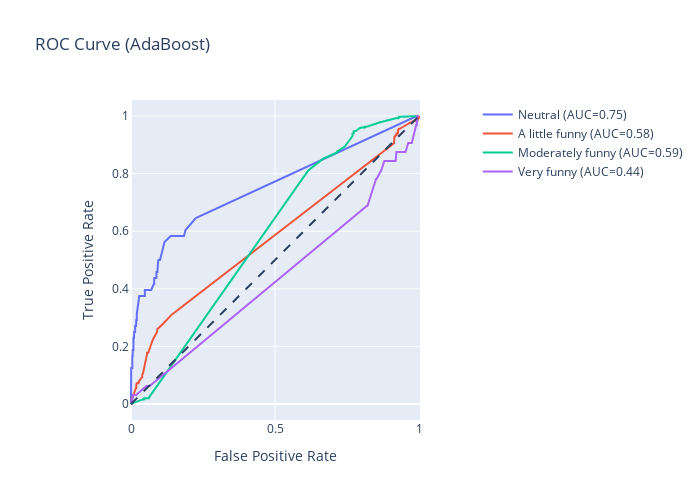

The code cell stored with this chart in its notebook:
### Code cell
ada_y_scores = ada_clf.predict_proba(X_test_trans1)

# One hot encode the labels in order to plot them
ada_y_onehot = pd.get_dummies(y_test, columns = ada_clf.classes_)

# Create an empty figure, and iteratively add new lines
# every time we compute a new class
ada_roc_fig = go.Figure()
ada_roc_fig.add_shape(
    type = 'line', line = dict(dash='dash'),
    x0 = 0, x1 = 1, y0 = 0, y1 = 1
)

for i in range(ada_y_scores.shape[1]):
    y_true = ada_y_onehot.iloc[:, i]
    y_score = ada_y_scores[:, i]

    fpr, tpr, _ = roc_curve(y_true, y_score)
    auc_score = roc_auc_score(y_true, y_score)

    name = f"{class_names[i]} (AUC={auc_score:.2f})"
    ada_roc_fig.add_trace(go.Scatter(x = fpr, y = tpr, name = name, mode = 'lines'))

ada_roc_fig.update_layout(
    title = 'ROC Curve (AdaBoost)',
    xaxis_title = 'False Positive Rate',
    yaxis_title = 'True Positive Rate',
    yaxis = dict(scaleanchor = "x", scaleratio = 1),
    xaxis = dict(constrain = 'domain'),
    width = 700, height = 500
)
ada_roc_fig.show()
